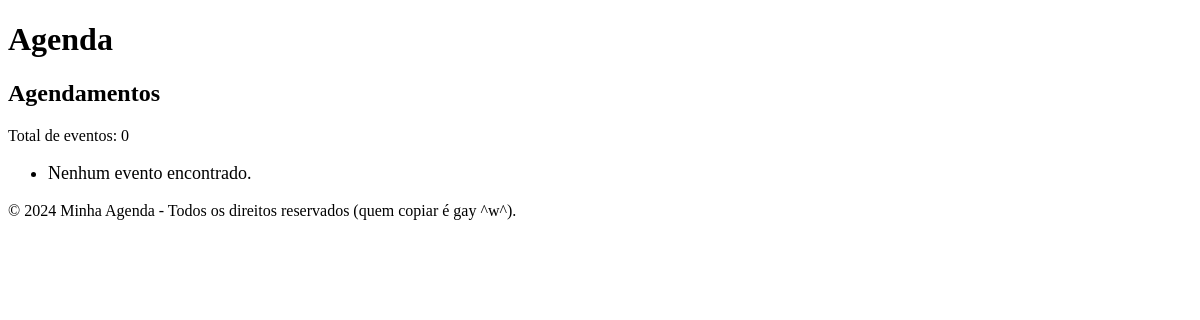
The app's page /agenda/ (signed in), older data.
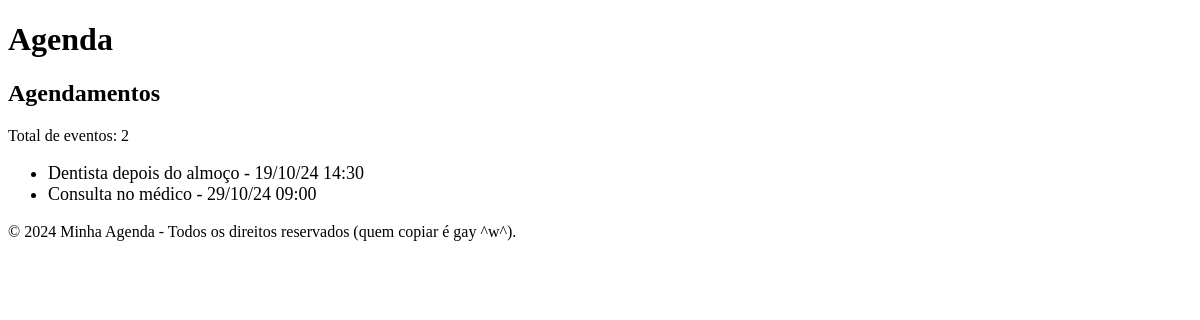
The same page, newer data.
### core/models.py (models this page shows, shortened)
class Evento(models.Model):
    titulo = models.CharField(max_length=100)
    descricao = models.TextField(blank=True, null=True)
    data_evento = models.DateTimeField(verbose_name="Data do evento")
    data_criacao = models.DateTimeField(auto_now=True, verbose_name="Data que você anotou")
    usuario = models.ForeignKey(User, on_delete=models.CASCADE)
    class Meta:
        db_table = "evento"
    def get_data_evento(self):
        return self.data_evento.strftime("%d/%m/%y %H:%M")

### core/views.py (the view)
# urls.py: path("agenda/", views.lista_eventos, name="lista_eventos"),
@login_required(login_url="/login/")
def lista_eventos(request):
    usuario = request.user
    evento = Evento.objects.filter(usuario= usuario)
    dados = {'eventos': evento}
    return render(request , 'agenda.html', dados)
    """
    eventos = Evento.objects.all()  # Obtém todos os eventos
    return render(request, 'agenda.html', {'eventos': eventos})  # Certifique-se de que 'agenda.html' está no caminho correto
    """

### core/templates/agenda.html
{% extends "model-page.html" %}
{% block content %}
    <h2>Agendamentos</h2>
    <p>Total de eventos: {{ eventos.count }}</p>
    <ul style="font-size: 18px;">
        {% for evento in eventos %}
            <li>{{ evento.titulo }} - {{ evento.get_data_evento }}</li>
        {% empty %}
            <li>Nenhum evento encontrado.</li>
        {% endfor %}
    </ul>
{% endblock %}

Row changes from the older to the newer data that the page shows:
now on this page (row edited): Evento: titulo "Dentista depois do almoço", get_data_evento "19/10/24 14:30"
added Evento: titulo "Consulta no médico", get_data_evento "29/10/24 09:00"
Text that changed along with them:
{{ eventos.count }}: "0" → "2"
text no longer shown: "Nenhum evento encontrado."
